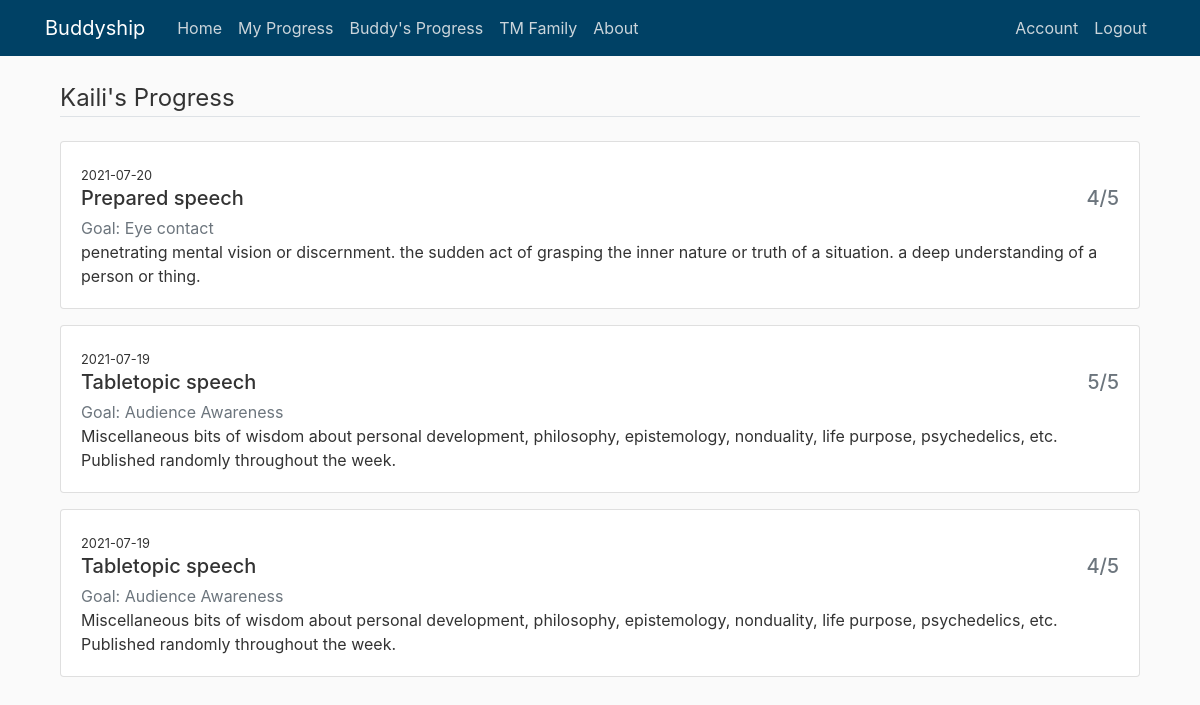
/buddy_progress (signed in), run on an earlier commit of the app's database.
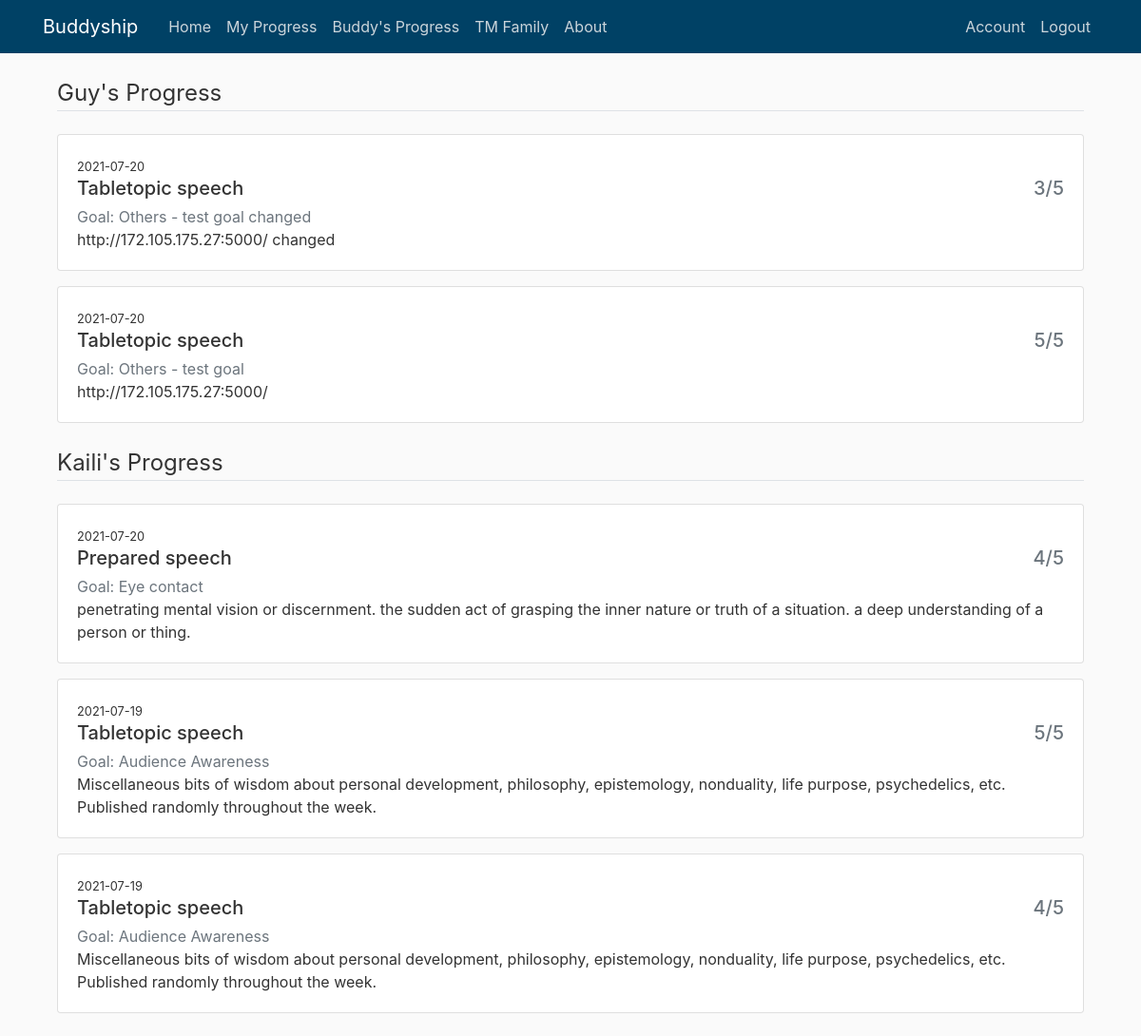
And on a later commit of the database.
### buddyship/models.py (models this page shows)
class Buddy(db.Model):
    id = db.Column(db.Integer, primary_key=True)
    buddy_name = db.Column(db.String(100), nullable=False)
    buddy_count = db.Column(db.Integer, default=1)
    start_date = db.Column(db.DateTime, default=func.now())
    end_date = db.Column(db.DateTime)
    user_id = db.Column(db.Integer, db.ForeignKey('user.id'), nullable=False)
    buddy_progresses = db.relationship(
        'Progress', backref='receiver', lazy=True)

class Progress(db.Model):
    id = db.Column(db.Integer, primary_key=True)
    buddy_role = db.Column(db.String(150))
    buddy_score = db.Column(db.String(150))
    buddy_comment = db.Column(db.String(1500))
    date = db.Column(db.DateTime, default=func.now())
    buddy_goal = db.Column(db.String(150))
    user_id = db.Column(db.Integer, db.ForeignKey('user.id'))
    buddy_id = db.Column(db.Integer, db.ForeignKey('buddy.id'))

### buddyship/progresses/routes.py (the view)
@progresses.route('/buddy_progress', methods=['GET'])
@login_required
def buddy_progress():
    if current_user.current_buddy == None:
        flash('Please set up your buddy and your goal first. ', 'danger')
        return redirect(url_for('users.set_up'))
    else:
        return render_template("buddy_progress.html", title='Buddy\'s Progress', user=current_user)

### buddyship/models.py (called while the page is built)
@login_manager.user_loader
def load_user(user_id):
    return User.query.get(int(user_id))

### buddyship/templates/buddy_progress.html
{% extends "layout.html" %}
{% block content %}
<div class="content-section mb-4">
    {% for buddy in user.buddies|reverse %}
    <legend class="border-bottom my-4">{{ buddy.buddy_name }}'s Progress</legend>
    {% for progress in user.record_progresses|reverse %}
    {% if progress.buddy_id == buddy.id %}
    <div class="card mb-3">
        <div class="card-body">
            <small>{{ progress.date.date() }}</small>
            <h5 class="card-title row align-items-start">
                <div class="col">{{ progress.buddy_role }}</div>
                <div class="col text-right text-muted">{{ progress.buddy_score[0] }}/5</div>
            </h5>
            <p class="card-subtitle text-muted">Goal: {{ progress.buddy_goal }}</p>
            <p class="card-text">{{ progress.buddy_comment }}</p>
        </div>
    </div>
    {% endif %}
    {% endfor %}
    {% endfor %}
</div>
{% endblock content %}

What changed in the data, as far as the page shows it:
added Buddy: buddy_name "Guy"
added Progress: date "2021-07-20", buddy_role "Tabletopic speech", buddy_score "3", buddy_goal "Others - test goal changed", buddy_comment "http://172.105.175.27:5000/ changed", shown under "Guy"
added Progress: date "2021-07-20", buddy_role "Tabletopic speech", buddy_score "5", buddy_goal "Others - test goal", buddy_comment "http://172.105.175.27:5000/", shown under "Guy"
